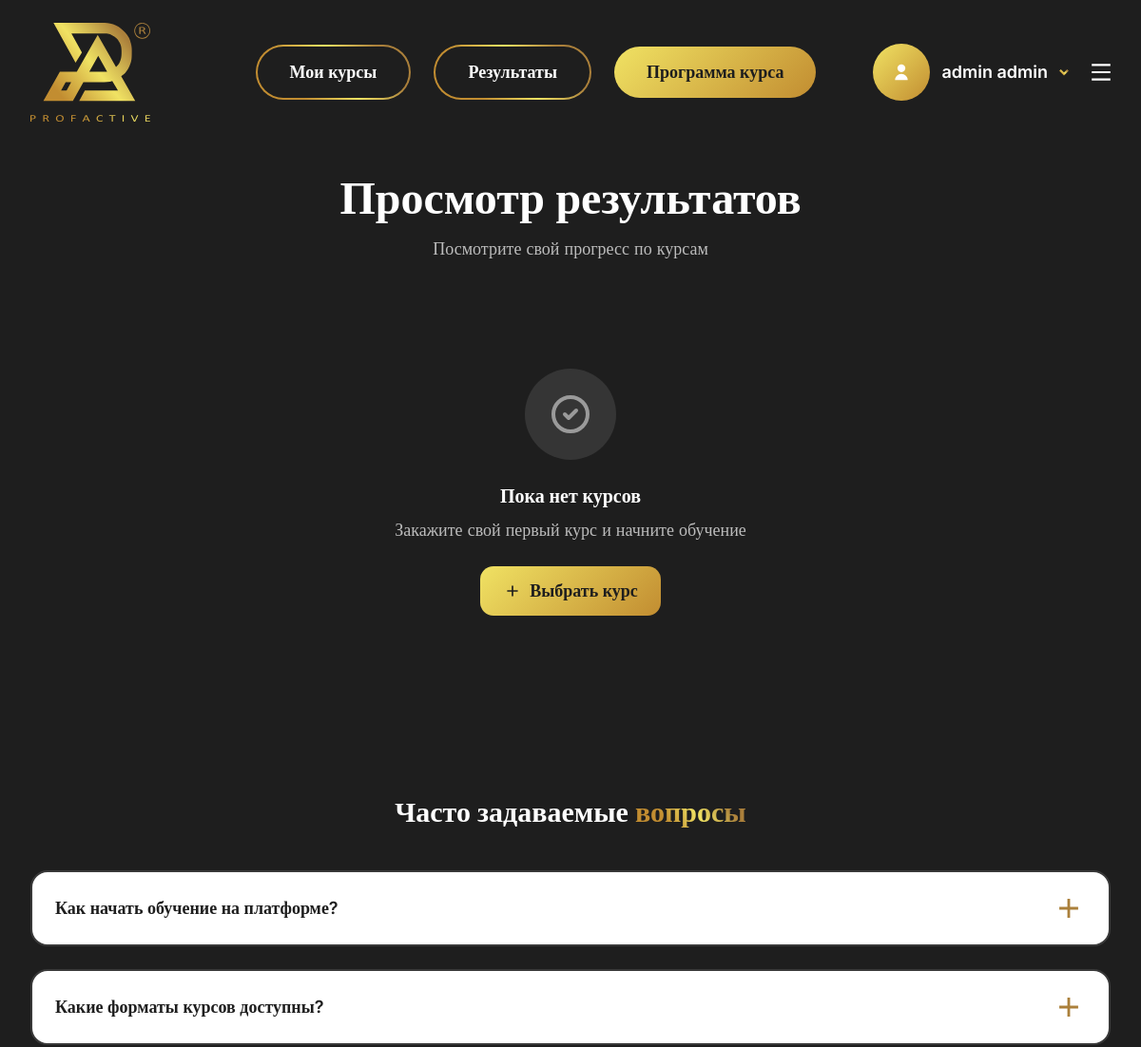
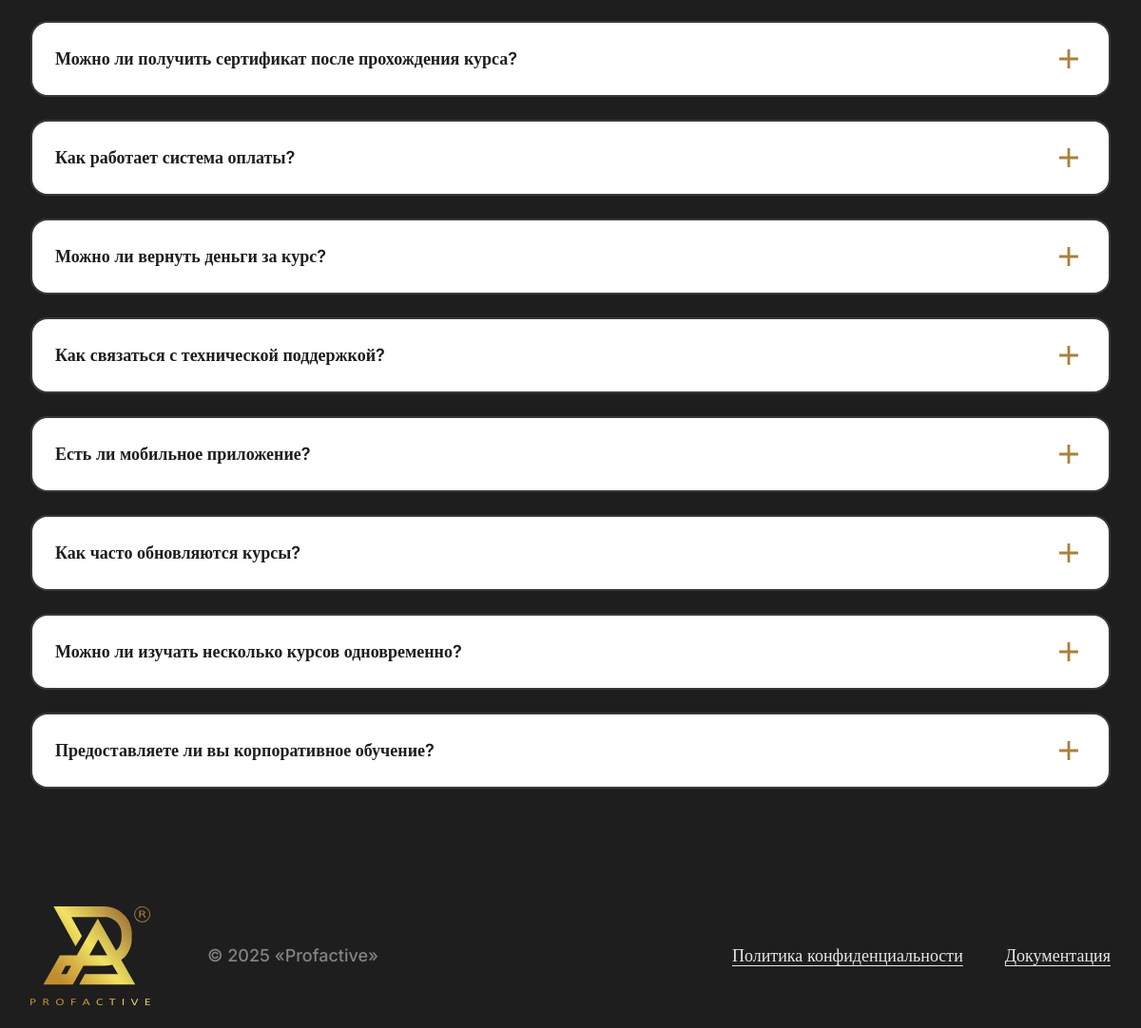
Screenshot of /courses/course-results/ (signed in) with the database file from the repository (2 pictures, top to bottom).
### apps/accounts/models.py (models this page shows, shortened)
class CustomUser(AbstractBaseUser):
    email = models.EmailField(unique=True, verbose_name='Email')
    last_name = models.CharField(max_length=150, verbose_name='Фамилия')
    first_name = models.CharField(max_length=150, verbose_name='Имя')
    patronymic = models.CharField(max_length=150, verbose_name='Отчество', blank=True)
    is_deleted = models.BooleanField(default=False, verbose_name='Удален')
    is_active = models.BooleanField(default=True, verbose_name='Активен')
    is_staff = models.BooleanField(default=False, verbose_name='Персонал')
    is_superuser = models.BooleanField(default=False, verbose_name='Суперпользователь')
    date_joined = models.DateTimeField(auto_now_add=True, verbose_name='Дата регистрации')
    objects = CustomUserManager()
    USERNAME_FIELD = 'email'
    REQUIRED_FIELDS = ['first_name', 'last_name']
    class Meta:
        verbose_name = 'Пользователь'
        verbose_name_plural = 'Пользователи'

### apps/website/models.py (models this page shows, shortened)
class FAQ(models.Model):
    question = models.CharField(
        max_length=500,
        verbose_name="Вопрос",
        help_text="FAQ вопрос"
    )
    answer = models.TextField(
        verbose_name="Ответ",
        help_text="FAQ ответ"
    )
    category = models.CharField(
        max_length=100,
        verbose_name="Категория",
        help_text="FAQ категория",
        blank=True,
        null=True
    )
    is_active = models.BooleanField(
        default=True,
        verbose_name="Активен",
        help_text="Активен ли FAQ"
    )
    order = models.PositiveIntegerField(
        default=0,
        verbose_name="Порядок",
        help_text="Порядок отображения"
    )
    created_at = models.DateTimeField(
        auto_now_add=True,
        verbose_name="Дата создания"
    )
    updated_at = models.DateTimeField(
        auto_now=True,
        verbose_name="Дата обновления"
    )
    class Meta:
        verbose_name = "FAQ"
        verbose_name_plural = "1. FAQ"
        ordering = ['order', 'created_at']

### apps/courses/views.py (the view, shortened to what this page needs)
# urls.py: path('course-results/', views.course_results, name='course_results'),
@login_required
def course_results(request):
    orders = CourseOrder.objects.filter(user=request.user, is_active=True).select_related('course')
    print(f"DEBUG: Found {orders.count()} active orders for user {request.user.email}")
    course_progress = []
    print(f"DEBUG: Total course_progress items: {len(course_progress)}")
    context = {
        'course_progress': course_progress
    }
    return render(request, 'course-results.html', context)

### apps/website/context_processors.py (called while the page is built)
def faq_context(request):
    return {
        'faqs': FAQ.objects.filter(is_active=True).order_by('order', 'created_at')
    }

### templates/course-results.html (shortened to what this page needs)
{% extends 'base.html' %}
{% load static %}
{% block content %}
  <main class="container-base">
    <section class="mb-12 md:mb-20 lg:mb-31 pt-8">
      <div class="text-center mb-8 md:mb-12">
        <h1 class="text-3xl md:text-4xl lg:text-5xl font-bold text-white mb-4">
          Просмотр результатов
        </h1>
        <p class="text-white/70 text-lg">
          Посмотрите свой прогресс по курсам
        </p>
      </div>
      {% if course_progress %}
        <div class="space-y-2 md:space-y-3 lg:space-y-6">
          {% for progress in course_progress %}
            <section class="mb-4 md:mb-6 lg:mb-12 pt-4 md:pt-6 lg:pt-8" data-aos="fade-up" data-aos-delay="{{ forloop.counter0|add:100 }}" data-order-id="{{ progress.order.id }}">
              <div class="bg-white text-primary rounded-3xl p-4 md:p-7 lg:p-11">
                <div class="flex max-md:flex-col justify-between gap-2 md:gap-3 lg:gap-5 max-md:mb-3 md:mb-4 lg:mb-5">
                  <div>
                    <p class="font-medium text-primary/50 text-sm md:text-base lg:text-xl max-md:mb-2 md:mb-3">
                      Курс
                    </p>
                    <h2 class="md:hidden text-primary !font-semibold text-lg md:text-xl lg:text-basic-40/12.5">
                      {{ progress.course.name }}
                    </h2>
                  </div>
                  <div class="whitespace-nowrap flex max-sm:flex-col-reverse sm:items-center gap-2 md:gap-3 lg:gap-6">
                    <a href="{% url 'referal' %}"
                      class="w-fit hover-opacity-75 font-semibold border-2 border-brand-green-600 px-4 md:px-6 lg:px-8.5 py-2 md:py-2.5 rounded-full text-sm md:text-base">
                      Реферальная программа
                    </a>
                    {% if progress.is_completed %}
                      {% if progress.quiz_attempt %}
                        {% if progress.quiz_passed %}
                          <a href="{% url 'courses:quiz_results' progress.course.id %}"
                          class="w-fit bg-green-500 hover:bg-green-600 font-semibold text-white rounded-full px-4 md:px-6 lg:px-8.5 py-2 md:py-2.5 continue-button text-sm md:text-base">
                          Результаты теста
                        </a>
                        {% else %}
                          <a href="{% url 'courses:start_quiz' progress.course.id %}"
                          class="w-fit bg-yellow-500 hover:bg-yellow-600 font-semibold text-white rounded-full px-4 md:px-6 lg:px-8.5 py-2 md:py-2.5 continue-button text-sm md:text-base">
                          Пересдать тест
                        </a>
                        {% endif %}
                      {% else %}
                        <a href="{% url 'courses:start_quiz' progress.course.id %}"
                        class="w-fit bg-gradient-display hover-opacity-75 font-semibold text-primary rounded-full px-4 md:px-6 lg:px-8.5 py-2 md:py-2.5 continue-button text-sm md:text-base">
                        Пройти тест
                      </a>
                      {% endif %}
                    {% else %}
                      <a href="{% url 'courses:ordered_course_detail' progress.order.id %}"
                        class="w-fit bg-gradient-display hover-opacity-75 font-semibold text-primary rounded-full px-4 md:px-6 lg:px-8.5 py-2 md:py-2.5 continue-button text-sm md:text-base">
                        Продолжить обучение
                      </a>
                    {% endif %}
                  </div>
                </div>
                <h2 class="max-md:hidden text-primary !font-semibold text-lg md:text-2xl lg:text-basic-40/12.5 md:mb-6 lg:mb-8.5">
                  {{ progress.course.name }}
                </h2>
                <div class="flex max-md:flex-col justify-between gap-2 md:gap-3 lg:gap-5">
                  <div class="flex flex-wrap w-full gap-2 md:gap-3 lg:gap-6">
                    <p class="text-sm md:text-base lg:text-base font-semibold text-primary progress-percentage">
                      {{ progress.progress_percentage }}%
                    </p>
                    <div class="w-full max-w-111 h-4.5 bg-primary/20 rounded-full">
                      <div class="h-full bg-gradient-display rounded-full progress-bar transition-all duration-500"
                           style="width: {{ progress.progress_percentage }}%"></div>
                    </div>
                    <p class="text-primary/50 font-medium text-xs md:text-sm lg:text-base leading-none">
                      <span class="watched-videos">{{ progress.watched_videos }}</span>/<span class="total-videos">{{ progress.total_videos }}</span> видео, {{ progress.total_videos }} часов, {{ progress.total_videos }} академических часов
                    </p>
                  </div>
                  <a href="{% url 'courses:ordered_course_detail' progress.order.id %}"
                    class="font-medium whitespace-nowrap underline underline-offset-4 text-primary transition duration-200 hover:text-primary/75 text-sm md:text-base">
                    Учебный план
                  </a>
                </div>
              </div>
            </section>
          {% endfor %}
        </div>
      {% else %}
        <div class="text-center py-16">
          <div class="w-24 h-24 mx-auto mb-6 bg-white/10 rounded-full flex items-center justify-center">
            <svg class="w-12 h-12 text-white/50" fill="none" stroke="currentColor" viewBox="0 0 24 24">
              <path stroke-linecap="round" stroke-linejoin="round" stroke-width="2" d="M9 12l2 2 4-4m6 2a9 9 0 11-18 0 9 9 0 0118 0z"></path>
            </svg>
          </div>
          <h3 class="text-xl font-semibold text-white mb-2">Пока нет курсов</h3>
          <p class="text-white/70 mb-6">Закажите свой первый курс и начните обучение</p>
          <a href="{% url 'course-catalogue' %}"
             class="inline-flex items-center bg-gradient-display hover-opacity-75 font-semibold text-primary rounded-[14px] px-6 py-3 transition-all duration-300">
            <svg class="w-5 h-5 mr-2" fill="none" stroke="currentColor" viewBox="0 0 24 24">
              <path stroke-linecap="round" stroke-linejoin="round" stroke-width="2" d="M12 6v6m0 0v6m0-6h6m-6 0H6"></path>
            </svg>
            Выбрать курс
          </a>
        </div>
      {% endif %}
    </section>
  </main>
{% endblock %}

### templates/base.html (shortened to what this page needs)
<!DOCTYPE html>
<html lang="ru">
<head>
  {% load static %}
  <link rel="stylesheet" href="{% static 'css/output.css' %}">
  <link rel="stylesheet" href="https://cdn.jsdelivr.net/npm/swiper@11/swiper-bundle.min.css" />
  <script src="https://cdn.jsdelivr.net/npm/@tailwindcss/browser@4"></script>
  <link href="https://unpkg.com/aos@2.3.1/dist/aos.css" rel="stylesheet" />
</head>
<body>
  {% if user.is_authenticated %}
    <header x-data="{ open: false }"
      x-init="$watch('open', value => document.body.classList.toggle('overflow-hidden', value))" class="py-6">
      <nav class="container-base flex items-center justify-between gap-5">
        <a href="{% url 'home' %}">
          <img class="h-16 md:h-20 lg:h-26" src="{% static 'assets/svgs/logo.svg' %}" alt="Logo">
        </a>
        <div class="flex items-center gap-6 font-semibold">
          <a href="{% url 'courses:my_courses' %}"
            class="max-lg:hidden font-semibold border-gradient px-5 lg:px-8.5 py-2 lg:py-3.25 rounded-full">
            Мои курсы
          </a>
          <a href="{% url 'courses:course_results' %}"
            class="max-lg:hidden font-semibold border-gradient px-5 lg:px-8.5 py-2 lg:py-3.25 rounded-full">
            Результаты
          </a>
          <a href="{% url 'course-catalogue' %}"
            class="max-lg:hidden bg-gradient-display hover-opacity-75 text-primary rounded-full px-5 lg:px-8.5 py-2 lg:py-3.25">
            Программа курса
          </a>
          <div class="ml-9">
            <a href="{% url 'profile' %}" class="flex items-center gap-3 cursor-pointer hover:opacity-80 transition-opacity">
              <div class="size-11 lg:size-15 overflow-hidden rounded-full bg-gradient-display flex items-center justify-center">
              </div>
              <p class="max-lg:hidden">
                {{ user.first_name|default:"Пользователь" }} {{ user.last_name|default:"" }}
              </p>
            </a>
          </div>
          <button @click="open = true" class="transition duration-200 hover:text-brand-yellow-500">
            <svg width="20" height="20" viewBox="0 0 26 24" fill="none" xmlns="http://www.w3.org/2000/svg">
              <path
                d="M0.25 0.666626H25.75V3.49996H0.25V0.666626ZM0.25 10.5833H25.75V13.4166H0.25V10.5833ZM0.25 20.5H25.75V23.3333H0.25V20.5Z"
                fill="currentColor" />
            </svg>
          </button>
        </div>
      </nav>
    </header>
  {% endif %}
  <main class="container-base">
    {% block content %}
    {% endblock %}
  </main>
  {% if request.resolver_match.url_name != 'course-catalogue' %}
    {% include 'components/faq_component.html' %}
{% endif %}
  <footer class="container-base mb-6">
    <div class="flex max-lg:flex-col items-center justify-between gap-x-5 gap-y-11">
      <div class="flex items-center gap-15">
        <a class="shrink-0 block" href="{% url 'home' %}">
          <img class="h-26" src="{% static 'assets/svgs/logo.svg' %}" alt="Logo">
        </a>
        <p class="font-medium max-lg:hidden text-lg leading-none text-brand-gray-100/50">
          © 2025 «Profactive»
        </p>
      </div>
      <div class="flex max-lg:flex-col items-center gap-x-11 gap-y-3.5">
        <a href="#"
          class="font-medium underline underline-offset-4 text-brand-gray-100 transition duration-200 hover:text-brand-yellow-500">
          Политика конфиденциальности
        </a>
        <a href="{% url 'documents' %}"
          class="font-medium underline underline-offset-4 text-brand-gray-100 transition duration-200 hover:text-brand-yellow-500">
          Документация
        </a>
      </div>
    </div>
  </footer>
</body>
</html>

### templates/components/faq_component.html (shortened to what this page needs)
<section class="mt-6 mb-12 md:mb-20 lg:mb-31" id="faq-section" data-aos="fade-up">
  <div class="container-base">
    <h2 class="text-2xl md:text-3xl lg:text-basic-40 md:text-center mb-5 md:mb-8 lg:mb-11" data-aos="fade-up" data-aos-delay="100">
      Часто задаваемые
      <span class="text-gradient-display">вопросы</span>
    </h2>
    <div class="font-semibold space-y-4 lg:space-y-6" data-aos="fade-up" data-aos-delay="200">
      {% if faqs %}
        {% for faq in faqs %}
          <div x-data="{ open: false }" class="w-full" data-aos="fade-up" data-aos-delay="{{ forloop.counter0|add:300 }}">
            <button @click="open = !open"
              class="text-left bg-white w-full flex items-center justify-between border-2 border-brand-gray-700 rounded-[18px] py-3 lg:py-5 px-4 lg:px-6">
              <span class="text-lg/5 lg:text-basic-23/8.5 text-primary">
                {{ faq.question }}
              </span>
              <div class="p-2">
                <svg :class="open ? 'rotate-45' : ''" class="transition-transform duration-300" width="20" height="20"
                  viewBox="0 0 20 20" fill="none" xmlns="http://www.w3.org/2000/svg">
                  <path
                    d="M8.58325 8.5835V0.0834961H11.4166V8.5835H19.9166V11.4168H11.4166V19.9168H8.58325V11.4168H0.083252V8.5835H8.58325Z"
                    fill="#AB803B" />
                </svg>
              </div>
            </button>
          </div>
        {% endfor %}
      {% else %}
        <div class="text-center py-12">
          <div class="text-primary/50 text-lg">
            Пока нет вопросов
          </div>
        </div>
      {% endif %}
    </div>
  </div>
</section>

### templates/course-results.html (style rules this page uses)
.bg-gradient-display { background: linear-gradient(135deg, #F0E263 0%, #C28D31 100%); }

### rows the page displays
CustomUser: first_name "admin", last_name "admin"
FAQ: question "Как начать обучение на платформе?"
FAQ: question "Какие форматы курсов доступны?"
FAQ: question "Можно ли получить сертификат после прохождения курса?"
FAQ: question "Как работает система оплаты?"
FAQ: question "Можно ли вернуть деньги за курс?"
FAQ: question "Как связаться с технической поддержкой?"
FAQ: question "Есть ли мобильное приложение?"
FAQ: question "Как часто обновляются курсы?"
FAQ: question "Можно ли изучать несколько курсов одновременно?"
FAQ: question "Предоставляете ли вы корпоративное обучение?"
